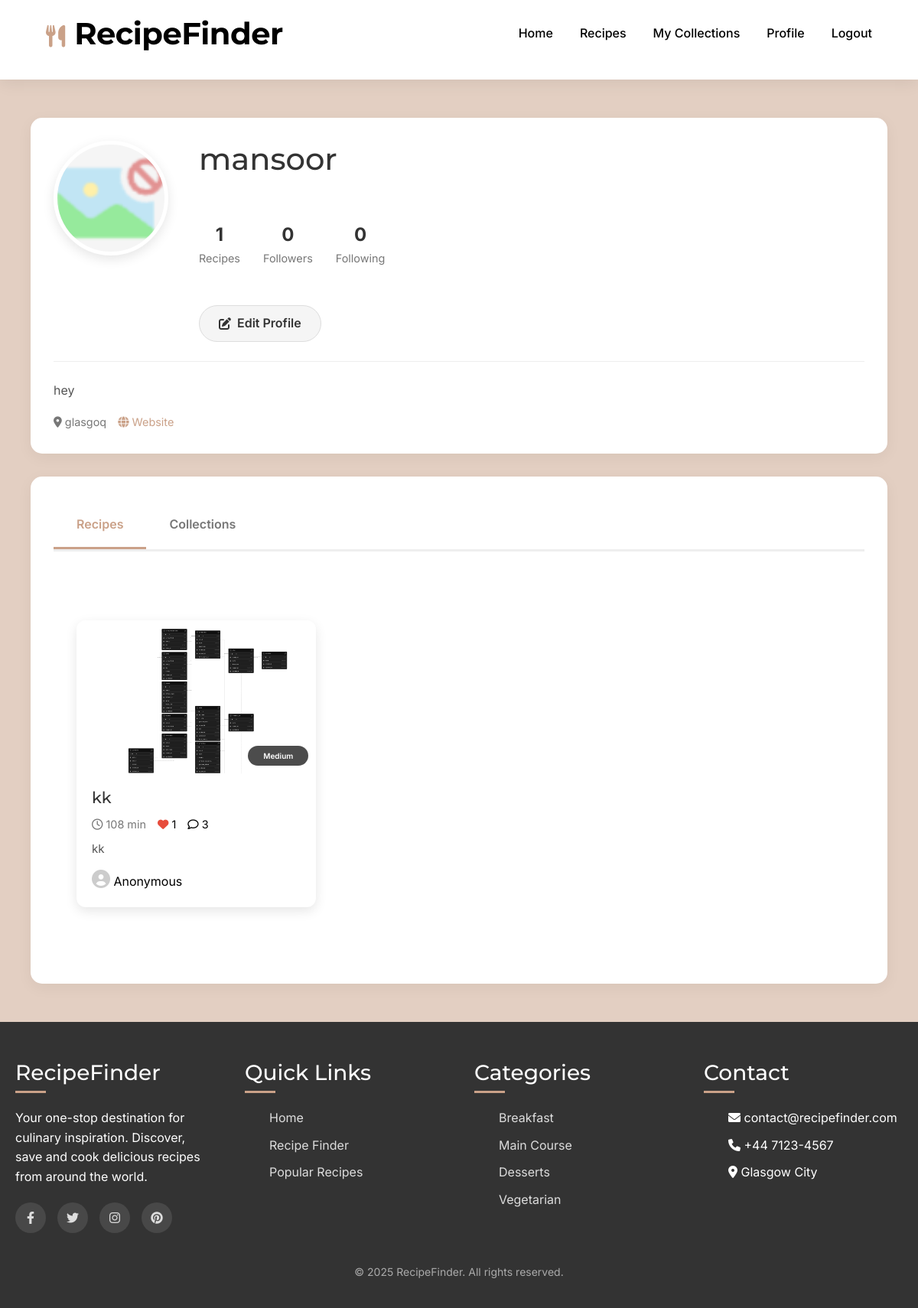
The page /profile/ (signed in) on the database as committed earlier.
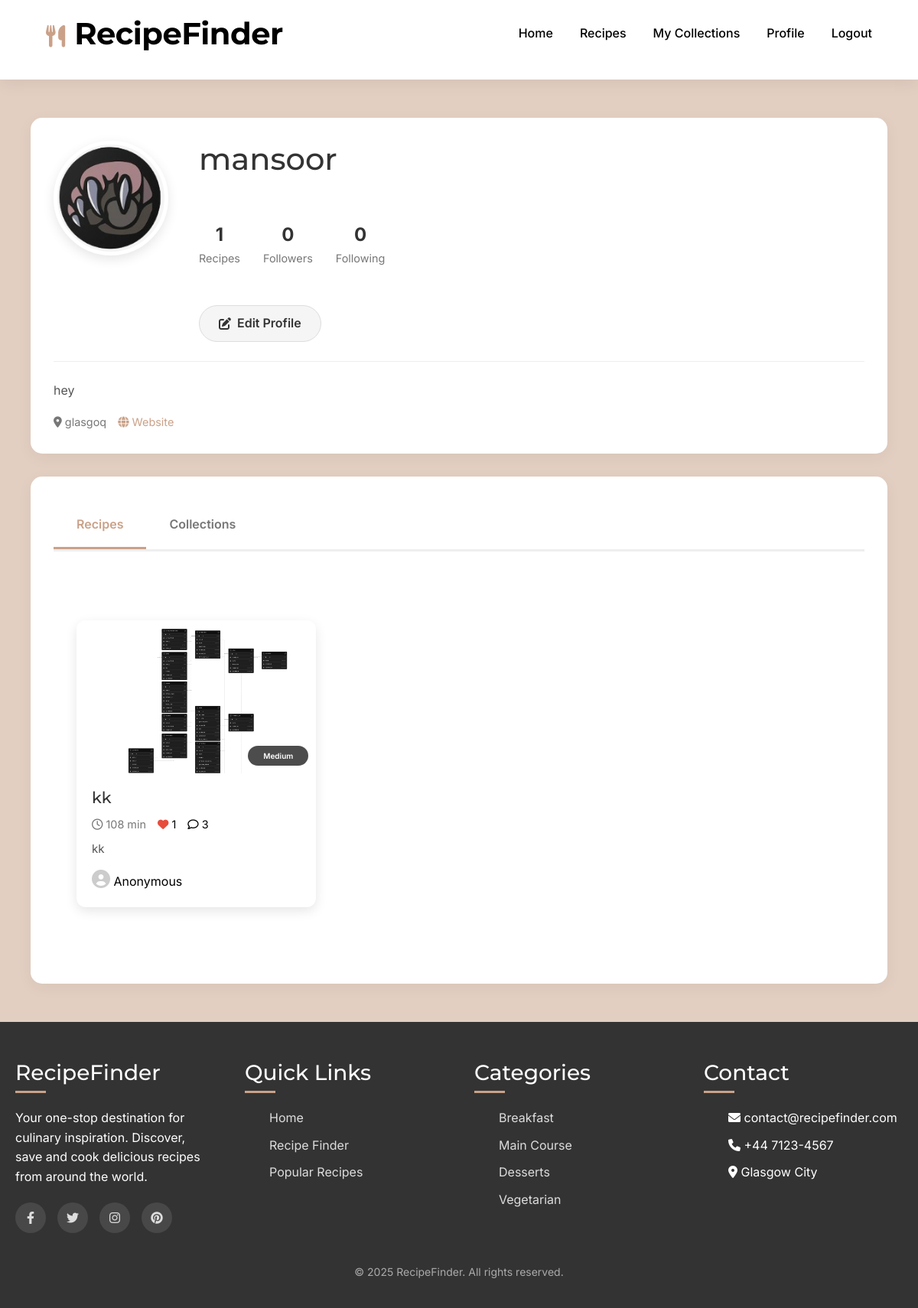
The same page on the database as committed later.
### RecipeFinderApp/models.py (models this page shows, shortened)
class UserProfile(models.Model):
    user = models.OneToOneField(User, on_delete=models.CASCADE, related_name='profile')
    profile_pic = models.ImageField(upload_to='profile_pics/', blank=True, null=True)
    bio = models.TextField(blank=True, null=True)
    is_chef = models.BooleanField(default=False)  # Indicates if the user identifies as a chef
    chef_verified = models.BooleanField(default=False)  # Verified status after approval
    website = models.URLField(blank=True, null=True)
    location = models.CharField(max_length=100, blank=True, null=True)
    date_joined = models.DateTimeField(auto_now_add=True)
    @property
    def full_name(self):
        return f"{self.user.first_name} {self.user.last_name}"

### RecipeFinderApp/views.py (the view)
# urls.py: path('profile/', views.profile, name='profile'),
@login_required
def profile(request, username=None):
    if username:
        profile_user = get_object_or_404(User, username=username)
    else:
        if not request.user.is_authenticated:
            return redirect('login')
        profile_user = request.user
    profile = get_object_or_404(UserProfile, user=profile_user)
    recipes = Recipe.objects.filter(author=profile_user)
    collections = Collection.objects.filter(user=profile_user, is_public=True)
    if request.user == profile_user and recipes.count() >= 5 and not profile.is_chef:
        profile.is_chef = True
        profile.save()
    liked_recipes_ids = []
    if request.user.is_authenticated:
        liked_recipes_ids = Like.objects.filter(
            user=request.user,
            recipe__in=recipes
        ).values_list('recipe_id', flat=True)
    is_following = False
    if request.user.is_authenticated and request.user != profile_user:
        is_following = Follow.objects.filter(
            follower=request.user,
            following=profile_user
        ).exists()
    followers_count = Follow.objects.filter(following=profile_user).count()
    following_count = Follow.objects.filter(follower=profile_user).count()
    context = {
        'profile': profile,
        'profile_user': profile_user,
        'recipes': recipes,
        'collections': collections,
        'liked_recipes_ids': liked_recipes_ids,
        'is_following': is_following,
        'followers_count': followers_count,
        'following_count': following_count,
    }
    return render(request, 'recipe_finder/profile.html', context)

### RecipeFinderApp/models.py (called while the page is built)
    @property
    def total_time(self):
        return self.cooking_time + self.prep_time

    @property
    def likes_count(self):
        return self.likes.count()

    @property
    def comments_count(self):
        return self.comments.count()

### templates/recipe_finder/profile.html (shortened to what the changed rows need)
{% extends 'recipe_finder/base.html' %}
{% load static %}
{% block page_css %}
<link rel="stylesheet" href="{% static 'css/pages/profile.css' %}">
{% endblock %}
{% block content %}
<div class="container profile-container">
    <div class="profile-header">
        <div class="profile-info">
            <div class="profile-avatar">
                {% if profile.profile_pic %}
                    <img src="{{ profile.profile_pic.url }}" alt="{{ profile.user.username }}">
                {% else %}
                    <div class="avatar-placeholder">
                        <i class="fas fa-user"></i>
                    </div>
                {% endif %}
            </div>
            <div class="profile-details">
                <h1>{{ profile.user.username }}</h1>
                <div class="profile-stats">
                    <div class="stat">
                    </div>
                    <div class="stat">
                    </div>
                    <div class="stat">
                    </div>
                </div>
                {% if user.is_authenticated and user != profile.user %}
                    <button class="follow-btn {% if is_following %}following{% endif %}"
                            data-user-id="{{ profile.user.id }}"
                            data-user-name="{{ profile.user.username }}"
                            data-following="{{ is_following|lower }}">
                        {% if is_following %}
                            <i class="fas fa-user-minus"></i> Unfollow
                        {% else %}
                            <i class="fas fa-user-plus"></i> Follow
                        {% endif %}
                    </button>
                {% elif user == profile.user %}
                    <a href="{% url 'edit_profile' %}" class="edit-profile-btn">
                        <i class="fas fa-edit"></i> Edit Profile
                    </a>
                {% endif %}
            </div>
        </div>
        {% if profile.bio or profile.location or profile.website %}
            <div class="profile-bio">
                {% if profile.bio %}
                    <p>{{ profile.bio }}</p>
                {% endif %}
                <div class="profile-meta" style="margin-top: 10px;">
                    {% if profile.location %}
                        <span><i class="fas fa-map-marker-alt"></i> {{ profile.location }}</span>
                    {% endif %}
                    {% if profile.website %}
                        <span style="margin-left: 15px;">
                            <a href="{{ profile.website }}" target="_blank" rel="noopener noreferrer">
                            </a>
                        </span>
                    {% endif %}
                </div>
            </div>
        {% endif %}
    </div>
</div>
{% endblock %}

Rows that differ between the two databases and show on the page:
changed UserProfile "hey": profile_pic: picture added in place of a placeholder
